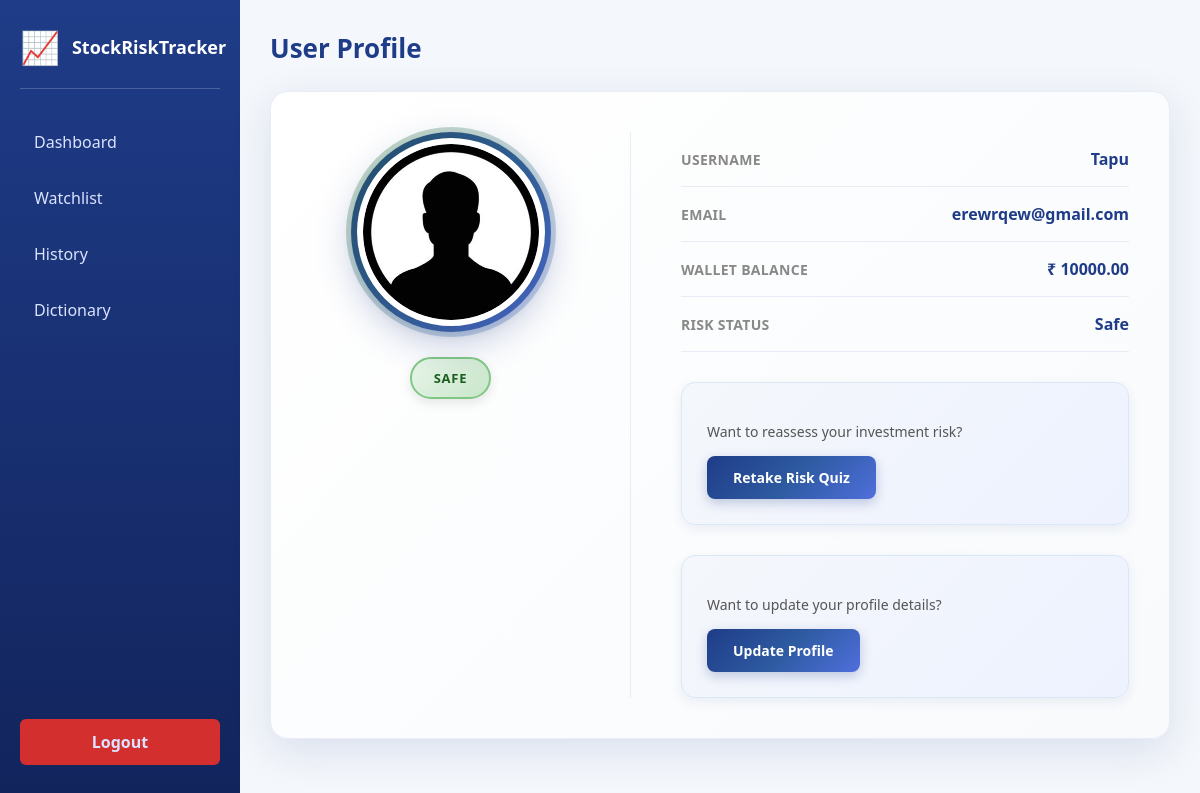
Before: /tracker/profile/ (signed in) with the older database file.
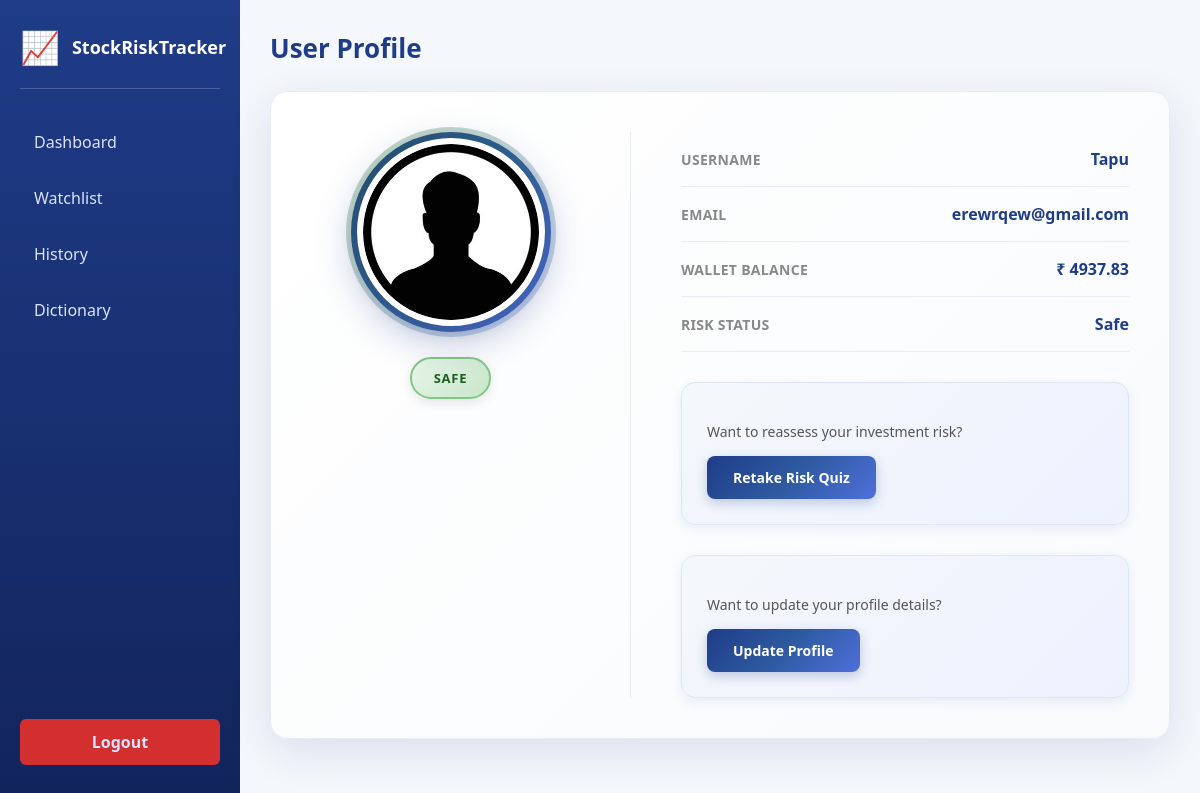
After: the same page with the newer database file.
### tracker/models.py (models this page shows, shortened)
class Profile(models.Model):
    user = models.OneToOneField(User, on_delete=models.CASCADE)
    risk_score = models.IntegerField(default=0)
    risk_category = models.CharField(max_length=20, default="Neutral") # "Safe" or "Risky"
    wallet_balance = models.DecimalField(max_digits=12, decimal_places=2, default=10000.00)

### tracker/views.py (the view)
# urls.py: path('profile/', views.profile, name='profile'),
@login_required
def profile(request):
    user_profile, created = Profile.objects.get_or_create(user=request.user)
    context = {
        'profile': user_profile
    }
    return render(request, 'profile.html', context)

### templates/profile.html (shortened to what this page needs)
<!DOCTYPE html>
<html lang="en">
<head>
    {% load static %}
    <link rel="stylesheet" href="{% static 'css/index.css' %}">
    <link rel="stylesheet" href="{% static 'css/profile.css' %}">
</head>
<body>
    <div class="container">
        <div class="sidebar">
            <div class="logo-section">
                <div class="logo">📈</div>
                <h2>StockRiskTracker</h2>
            </div>
            <a href="{% url 'dashboard' %}">Dashboard</a>
            <a href="{% url 'watchlist' %}">Watchlist</a>
            <a href="{% url 'history' %}">History</a>
            <a href="{% url 'dictionary' %}">Dictionary</a>
            <a href="{% url 'logout' %}" class="logout-btn">Logout</a>
        </div>
        <div class="main">
            <div class="header-top">
                <h1>User Profile</h1>
            </div>
            <div class="profile-card">
                <div class="profile-left">
                    <div class="avatar-ring">
                        <img src="{% static 'image/profile.jpg' %}" class="profile-image" alt="Profile Image">
                    </div>
                    <span class="risk-badge {% if profile.risk_category == 'Safe' %}safe{% else %}risky{% endif %}">
                        {{ profile.risk_category|default:"Neutral" }}
                    </span>
                </div>
                <div class="profile-right">
                    <div class="info-row">
                        <span>Username</span>
                        <strong>{{ user.username }}</strong>
                    </div>
                    <div class="info-row">
                        <span>Email</span>
                        <strong>
                            {% if user.email %}
                            {{ user.email }}
                            {% else %}
                            <span style="color: #ccc;">No email linked</span>
                            {% endif %}
                        </strong>
                    </div>
                    <div class="info-row">
                        <span>Wallet Balance</span>
                        <strong>₹ {{ profile.wallet_balance }}</strong>
                    </div>
                    <div class="info-row">
                        <span>Risk Status</span>
                        <strong
                            class="{% if profile.risk_category == 'Safe' %}safe-text{% else %}risky-text{% endif %}">
                            {{ profile.risk_category|default:"Neutral" }}
                        </strong>
                    </div>
                    <div class="quiz-section">
                        <p>Want to reassess your investment risk?</p>
                        <a href="{% url 'quiz' %}" class="quiz-btn">Retake Risk Quiz</a>
                    </div>
                    <div class="quiz-section">
                        <p>Want to update your profile details?</p>
                        <a href="{% url 'update_profile' %}" class="quiz-btn">
                            Update Profile
                        </a>
                    </div>
                </div>
            </div>
        </div>
    </div>
</body>
</html>

Changed rows visible on the page:
changed Profile "Safe": wallet_balance "10000.00" → "4937.83"
